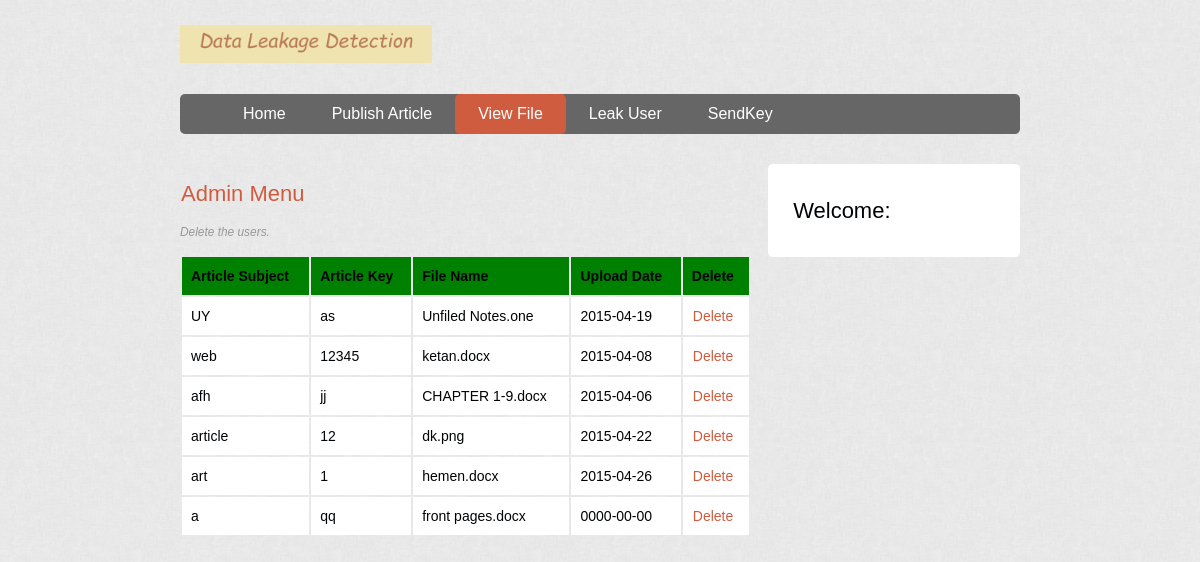
The page /m_arti.php on the database its author committed.
### tables this page shows
CREATE TABLE IF NOT EXISTS `presentation` (
  `subject` varchar(50) NOT NULL,
  `Topic` text NOT NULL,
  `fname` varchar(100) NOT NULL,
  `time` date NOT NULL,
  `sendto` varchar(50) NOT NULL
);

### m_arti.php (the view, shortened to what this page needs)
<!DOCTYPE html>
<html lang="en">
<head>
    <link rel="stylesheet" href="style.css" type="text/css" />
</head>
<body class="body">
    <header class="mainHeader">
        <img src="img/logo.gif">
        <nav>
            <ul>
                <li><a href="admin.php">Home</a></li>
                <li><a href="upload.php">Publish Article</a></li>
                <li class="active"><a href="viewfile.php">View File</a></li>
                <li><a href="leakfile.php">Leak User</a></li>
                <li><a href="sendkey.php">SendKey</a></li>
            </ul>
        </nav>
    </header>
    <div class="mainContent1">
        <div class="content">
            <article class="topcontent1">
                <header>
                    <h2><a href="#" rel="bookmark" title="Permalink to this POST TITLE">Admin Menu</a></h2>
                </header>
                <footer>
                    <p class="post-info">Delete the users. </p>
                </footer>
                <content>
                    <p>
                        <table align="center" cellpadding="9" cellspacing="2" width="100%">
                            <tr bgcolor="green">
                                <th>Article Subject</th>
                                <th>Article Key</th>
                                <th>File Name</th>
                                <th>Upload Date</th>
                                <th>Delete</th>
                            </tr>
                            <?php
$con = mysqli_connect("localhost", "root", "", "dataleker");
if (!$con) {
    echo('Could not connect: ' . mysqli_connect_error());
} else {
    $sql = 'SELECT * FROM presentation';
    $retval = mysqli_query($con, $sql);
    while ($row = mysqli_fetch_assoc($retval)) {
        echo '<tr bgcolor="white">';
        echo '<td>' . $row['subject'] . '</td>';
        echo '<td>' . $row['Topic'] . '</td>';
        echo '<td>' . $row['fname'] . '</td>';
        echo '<td>' . $row['time'] . '</td>';
        echo '<td><a href="m_article.php?id=' . $row['subject'] . '">Delete</a></td>';
        echo '</tr>';
    }
    echo '</table>';
}
?>
                    </p>
                </content>
            </article>
        </div>
    </div>
    <aside class="top-sidebar">
        <article>
            <h2>Welcome: <?php echo $_SESSION['name'];  ?></h2>
        </article>
    </aside>
</body>
</html>

### Style.css (style rules this page uses)
body { background-image: url('img/bg.png'); color: #000305; font-size: 87.5%; font-family: 'Trebuchet MS', Trebuchet, 'Lucida Sans Unicode', 'Lucida Grande', 'Lucida Sans', Arial, sans-serif; line-height: 1.429; margin: 0; padding: 0; text-align: left; }
.body { clear: both; margin: 0 auto; width: 70%; }
h2 { font-size: 1.571em }
h2, h3, h4, h5, h6 { font-weight: 400; line-height: 1.1; margin-bottom: .8em; }
a { outline: 0; }
a:link, a:visited { color: #CF5C3F; padding: 0 1px; text-decoration: none; }
.mainHeader nav { background: #666; font-size: 1.143em; height: 40px; line-height: 30px; margin: 0 auto 30px auto; text-align: center; border-radius: 5px; -moz-border-radius: 5px; -webkit-border-radius: 5px; }
.mainHeader nav ul { list-style: none; margin: 0 auto; }
.mainHeader nav ul li { float: left; display: inline; }
.mainHeader nav a:link, .mainHeader nav a:visited { color: #fff; display: inline-block; height: 30px; padding: 5px 23px; text-decoration: none; }
.mainHeader nav a:hover, .mainHeader nav a:active, .mainHeader nav .active a:link, .mainHeader nav .active a:visited { background: #CF5C3F; color: #fff; text-shadow: none !important; }
.mainHeader nav li a { border-radius: 5px; -moz-border-radius: 5px; -webkit-border-radius: 5px; }
.mainHeader img { width: 30%; height: auto; margin: 3% 0; }
.content { width: 68%; float: left; border-radius: 5px; -moz-border-radius: 5px; -webkit-border-radius: 5px; }
.post-info { font-style: italic; color: #999; font-size: 85%; }
.top-sidebar { width: 24%; float: left; margin-left: 2%; border-radius: 5px; -moz-border-radius: 5px; -webkit-border-radius: 5px; background-color: #FFF; padding: 2% 3%; margin-bottom: 2%; }

### rows shown on the page
presentation: subject "UY", Topic "as", fname "Unfiled Notes.one", time "2015-04-19"
presentation: subject "web", Topic "12345", fname "ketan.docx", time "2015-04-08"
presentation: subject "afh", Topic "jj", fname "CHAPTER 1-9.docx", time "2015-04-06"
presentation: subject "article", Topic "12", fname "dk.png", time "2015-04-22"
presentation: subject "art", Topic "1", fname "hemen.docx", time "2015-04-26"
presentation: subject "a", Topic "qq", fname "front pages.docx", time "0000-00-00"
